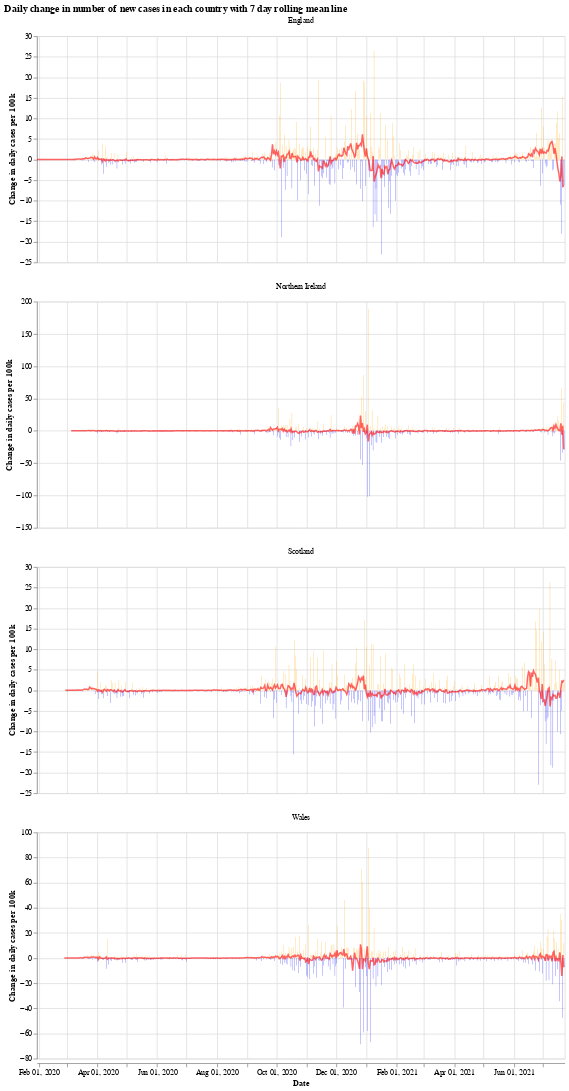

The code cell stored with this chart in its notebook:
### Markdown cell above
We will use the Python library `Altair` for visualising the data, see the [altair docs](https://altair-viz.github.io/) for more information.

First we have a graph which shows the daily change in the number of new cases for each country. This number jumps up and down all over the place, which is likely due to delay in reporting of new cases over the weekend. Another interesting thing is that it looks like the daily cases in Wales experienced a much shorter period of calm over the summer (calm in the sense of daily cases not jumping up and down).

The orange bars are days when the number of new cases (per 100k population) was more than the previous day, while the blue are days when the number of new cases dropped. The red line is the 7 day moving average. 

When the moving average line is below 0, it means that there is a consistent drop in new cases. We can see this clearly happening around the times that lockdowns were introduced (though, to varying degrees). I will update the graphs soon with a marker of when each lockdown started.

### Code cell
# collapse
import altair as alt

bars = alt.Chart(uk_cases).mark_bar().encode(
    x=alt.X("yearmonthdate(date):T", axis=alt.Axis(title='Date')),
    y=alt.Y("casesChangeRate:Q", axis=alt.Axis(title='Change in daily cases per 100k')),
    tooltip='casesChange',
    color=alt.condition(
        alt.datum.casesChangeRate > 0,
        alt.value("orange"),  # The positive color
        alt.value("blue")  # The negative color
    )
).properties(title='Daily change in number of new cases with 7 day rolling mean',width=700).interactive()

line = alt.Chart(uk_cases).mark_line(
    color='red',
    size=2,
    opacity=0.6
).transform_window(
    rolling_mean='mean(casesChangeRate)',
    frame=[0, 7],
    groupby=['areaName']
).encode(
    x='yearmonthdate(date):T',
    y='rolling_mean:Q'
)

alt.layer(bars, line, data=uk_cases).facet(alt.Column(
    'areaName', title=''), columns=1).resolve_scale(y='independent').properties(title='Daily change in number of new cases in each country with 7 day rolling mean line')

### Figure 1 — Vega-Lite specification as saved in the notebook (floating-point values rounded to 4 significant figures; data arrays with more than 128 entries replaced by an {"elided": "..."} marker saying what was removed)
{"config": {"view": {"continuousWidth": 400, "continuousHeight": 300}}, "data": {"name": "data-9b521d71cd817f978dbd0618f7d8d4a4"}, "facet": {"type": "nominal", "field": "areaName", "title": ""}, "spec": {"layer": [{"mark": "bar", "encoding": {"color": {"condition": {"value": "orange", "test": "(datum.casesChangeRate > 0)"}, "value": "blue"}, "tooltip": {"type": "quantitative", "field": "casesChange"}, "x": {"type": "temporal", "axis": {"title": "Date"}, "field": "date", "timeUnit": "yearmonthdate"}, "y": {"type": "quantitative", "axis": {"title": "Change in daily cases per 100k"}, "field": "casesChangeRate"}}, "selection": {"selector001": {"type": "interval", "bind": "scales", "encodings": ["x", "y"]}}, "title": "Daily change in number of new cases with 7 day rolling mean", "width": 700}, {"mark": {"type": "line", "color": "red", "opacity": 0.6, "size": 2}, "encoding": {"x": {"type": "temporal", "field": "date", "timeUnit": "yearmonthdate"}, "y": {"type": "quantitative", "field": "rolling_mean"}}, "transform": [{"window": [{"op": "mean", "field": "casesChangeRate", "as": "rolling_mean"}], "frame": [0, 7], "groupby": ["areaName"]}]}]}, "columns": 1, "resolve": {"scale": {"y": "independent"}}, "title": "Daily change in number of new cases in each country with 7 day rolling mean line", "$schema": "https://vega.github.io/schema/vega-lite/v4.8.1.json", "datasets": {"data-9b521d71cd817f978dbd0618f7d8d4a4": {"elided": "2068 records"}}}
